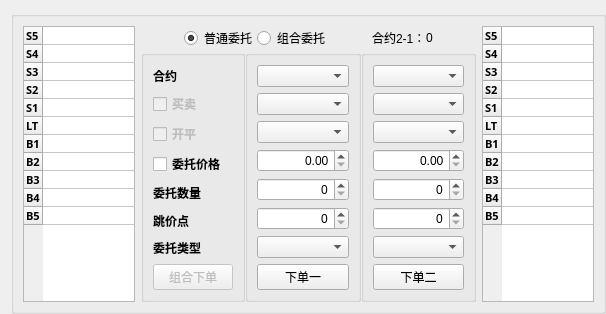
  <widget class="QDockWidget" name="orderDockWidget">
   <property name="sizePolicy">
    <sizepolicy hsizetype="Minimum" vsizetype="Preferred">
     <horstretch>0</horstretch>
     <verstretch>0</verstretch>
    </sizepolicy>
   </property>
   <property name="minimumSize">
    <size>
     <width>602</width>
     <height>300</height>
    </size>
   </property>
   <property name="maximumSize">
    <size>
     <width>524287</width>
     <height>524287</height>
    </size>
   </property>
   <property name="floating">
    <bool>false</bool>
   </property>
   <property name="features">
    <set>QDockWidget::DockWidgetFloatable|QDockWidget::DockWidgetMovable</set>
   </property>
   <property name="allowedAreas">
    <set>Qt::BottomDockWidgetArea|Qt::LeftDockWidgetArea|Qt::TopDockWidgetArea</set>
   </property>
   <property name="windowTitle">
    <string>手工委托</string>
   </property>
   <attribute name="dockWidgetArea">
    <number>1</number>
   </attribute>
   <widget class="QWidget" name="orderDockWidgetContents">
    <property name="sizePolicy">
     <sizepolicy hsizetype="Preferred" vsizetype="Preferred">
      <horstretch>0</horstretch>
      <verstretch>0</verstretch>
     </sizepolicy>
    </property>
    <property name="minimumSize">
     <size>
      <width>0</width>
      <height>200</height>
     </size>
    </property>
    <property name="maximumSize">
     <size>
      <width>16777215</width>
      <height>16777215</height>
     </size>
    </property>
    <layout class="QHBoxLayout" name="horizontalLayout_2">
     <property name="spacing">
      <number>0</number>
     </property>
     <property name="leftMargin">
      <number>11</number>
     </property>
     <property name="topMargin">
      <number>11</number>
     </property>
     <property name="rightMargin">
      <number>0</number>
     </property>
     <property name="bottomMargin">
      <number>0</number>
     </property>
     <item alignment="Qt::AlignLeft|Qt::AlignTop">
      <widget class="QGroupBox" name="orderGroupBox">
       <property name="enabled">
        <bool>true</bool>
       </property>
       <property name="sizePolicy">
        <sizepolicy hsizetype="Preferred" vsizetype="Fixed">
         <horstretch>0</horstretch>
         <verstretch>0</verstretch>
        </sizepolicy>
       </property>
       <property name="minimumSize">
        <size>
         <width>0</width>
         <height>300</height>
        </size>
       </property>
       <property name="maximumSize">
        <size>
         <width>16777215</width>
         <height>350</height>
        </size>
       </property>
       <property name="contextMenuPolicy">
        <enum>Qt::NoContextMenu</enum>
       </property>
       <property name="alignment">
        <set>Qt::AlignLeading|Qt::AlignLeft|Qt::AlignTop</set>
       </property>
       <property name="flat">
        <bool>false</bool>
       </property>
       <layout class="QHBoxLayout" name="horizontalLayout_6" stretch="1,3,1">
        <item>
         <layout class="QVBoxLayout" name="verticalLayout_10">
          <item>
           <widget class="QTableWidget" name="majorQuoteTableWidget">
            <property name="sizePolicy">
             <sizepolicy hsizetype="Preferred" vsizetype="Preferred">
              <horstretch>0</horstretch>
              <verstretch>0</verstretch>
             </sizepolicy>
            </property>
            <property name="contextMenuPolicy">
             <enum>Qt::DefaultContextMenu</enum>
            </property>
            <property name="layoutDirection">
             <enum>Qt::LeftToRight</enum>
            </property>
            <property name="verticalScrollBarPolicy">
             <enum>Qt::ScrollBarAsNeeded</enum>
            </property>
            <property name="horizontalScrollBarPolicy">
             <enum>Qt::ScrollBarAsNeeded</enum>
            </property>
            <property name="sizeAdjustPolicy">
             <enum>QAbstractScrollArea::AdjustToContentsOnFirstShow</enum>
            </property>
            <property name="editTriggers">
             <set>QAbstractItemView::NoEditTriggers</set>
            </property>
            <property name="tabKeyNavigation">
             <bool>false</bool>
            </property>
            <property name="dragDropOverwriteMode">
             <bool>false</bool>
            </property>
            <property name="selectionMode">
             <enum>QAbstractItemView::SingleSelection</enum>
            </property>
            <property name="selectionBehavior">
             <enum>QAbstractItemView::SelectRows</enum>
            </property>
            <property name="columnCount">
             <number>1</number>
            </property>
            <attribute name="horizontalHeaderVisible">
             <bool>false</bool>
            </attribute>
            <attribute name="verticalHeaderMinimumSectionSize">
             <number>15</number>
            </attribute>
            <attribute name="verticalHeaderDefaultSectionSize">
             <number>15</number>
            </attribute>
            <row>
             <property name="text">
              <string>S5</string>
             </property>
             <property name="font">
              <font>
               <family>微软雅黑</family>
               <pointsize>8</pointsize>
               <weight>75</weight>
               <bold>true</bold>
              </font>
             </property>
            </row>
            <row>
             <property name="text">
              <string>S4</string>
             </property>
             <property name="font">
              <font>
               <family>微软雅黑</family>
               <pointsize>8</pointsize>
               <weight>75</weight>
               <bold>true</bold>
              </font>
             </property>
            </row>
            <row>
             <property name="text">
              <string>S3</string>
             </property>
             <property name="font">
              <font>
               <family>微软雅黑</family>
               <pointsize>8</pointsize>
               <weight>75</weight>
               <bold>true</bold>
              </font>
             </property>
            </row>
            <row>
             <property name="text">
              <string>S2</string>
             </property>
             <property name="font">
              <font>
               <family>微软雅黑</family>
               <pointsize>8</pointsize>
               <weight>75</weight>
               <bold>true</bold>
              </font>
             </property>
            </row>
            <row>
             <property name="text">
              <string>S1</string>
             </property>
             <property name="font">
              <font>
               <family>微软雅黑</family>
               <pointsize>8</pointsize>
               <weight>75</weight>
               <bold>true</bold>
              </font>
             </property>
            </row>
            <row>
             <property name="text">
              <string>LT</string>
             </property>
             <property name="font">
              <font>
               <family>微软雅黑</family>
               <pointsize>8</pointsize>
               <weight>75</weight>
               <bold>true</bold>
              </font>
             </property>
            </row>
            <row>
             <property name="text">
              <string>B1</string>
             </property>
             <property name="font">
              <font>
               <family>微软雅黑</family>
               <pointsize>8</pointsize>
               <weight>75</weight>
               <bold>true</bold>
              </font>
             </property>
            </row>
            <row>
             <property name="text">
              <string>B2</string>
             </property>
             <property name="font">
              <font>
               <family>微软雅黑</family>
               <pointsize>8</pointsize>
               <weight>75</weight>
               <bold>true</bold>
              </font>
             </property>
            </row>
            <row>
             <property name="text">
              <string>B3</string>
             </property>
             <property name="font">
              <font>
               <family>微软雅黑</family>
               <pointsize>8</pointsize>
               <weight>75</weight>
               <bold>true</bold>
              </font>
             </property>
            </row>
            <row>
             <property name="text">
              <string>B4</string>
             </property>
             <property name="font">
              <font>
               <family>微软雅黑</family>
               <pointsize>8</pointsize>
               <weight>75</weight>
               <bold>true</bold>
              </font>
             </property>
            </row>
            <row>
             <property name="text">
              <string>B5</string>
             </property>
             <property name="font">
              <font>
               <family>微软雅黑</family>
               <pointsize>8</pointsize>
               <weight>75</weight>
               <bold>true</bold>
              </font>
             </property>
            </row>
            <column/>
           </widget>
          </item>
         </layout>
        </item>
        <item>
         <layout class="QVBoxLayout" name="verticalLayout_15" stretch="1,8">
          <property name="spacing">
           <number>0</number>
          </property>
          <property name="sizeConstraint">
           <enum>QLayout::SetDefaultConstraint</enum>
          </property>
          <item>
           <layout class="QHBoxLayout" name="horizontalLayout_7">
            <property name="spacing">
             <number>0</number>
            </property>
            <property name="sizeConstraint">
             <enum>QLayout::SetMinimumSize</enum>
            </property>
            <item>
             <spacer name="horizontalSpacer_6">
              <property name="orientation">
               <enum>Qt::Horizontal</enum>
              </property>
              <property name="sizeHint" stdset="0">
               <size>
                <width>40</width>
                <height>20</height>
               </size>
              </property>
             </spacer>
            </item>
            <item>
             <widget class="QRadioButton" name="normalRadioButton">
              <property name="sizePolicy">
               <sizepolicy hsizetype="Minimum" vsizetype="Fixed">
                <horstretch>0</horstretch>
                <verstretch>0</verstretch>
               </sizepolicy>
              </property>
              <property name="text">
               <string>普通委托</string>
              </property>
              <property name="iconSize">
               <size>
                <width>12</width>
                <height>10</height>
               </size>
              </property>
              <property name="checked">
               <bool>true</bool>
              </property>
             </widget>
            </item>
            <item>
             <widget class="QRadioButton" name="combineRadioButton">
              <property name="sizePolicy">
               <sizepolicy hsizetype="Minimum" vsizetype="Fixed">
                <horstretch>0</horstretch>
                <verstretch>0</verstretch>
               </sizepolicy>
              </property>
              <property name="text">
               <string>组合委托</string>
              </property>
              <property name="iconSize">
               <size>
                <width>12</width>
                <height>10</height>
               </size>
              </property>
             </widget>
            </item>
            <item>
             <spacer name="horizontalSpacer">
              <property name="orientation">
               <enum>Qt::Horizontal</enum>
              </property>
              <property name="sizeHint" stdset="0">
               <size>
                <width>40</width>
                <height>20</height>
               </size>
              </property>
             </spacer>
            </item>
            <item>
             <widget class="QLabel" name="spreadTxtLabel">
              <property name="text">
               <string>合约2-1：</string>
              </property>
             </widget>
            </item>
            <item>
             <widget class="QLabel" name="spreadLabel">
              <property name="text">
               <string>0</string>
              </property>
             </widget>
            </item>
            <item>
             <spacer name="horizontalSpacer_7">
              <property name="orientation">
               <enum>Qt::Horizontal</enum>
              </property>
              <property name="sizeHint" stdset="0">
               <size>
                <width>40</width>
                <height>20</height>
               </size>
              </property>
             </spacer>
            </item>
           </layout>
          </item>
          <item>
           <layout class="QHBoxLayout" name="horizontalLayout_13" stretch="0,1,1">
            <property name="spacing">
             <number>0</number>
            </property>
            <property name="sizeConstraint">
             <enum>QLayout::SetMinimumSize</enum>
            </property>
            <item>
             <widget class="QGroupBox" name="labelGroupBox">
              <property name="sizePolicy">
               <sizepolicy hsizetype="Preferred" vsizetype="Preferred">
                <horstretch>0</horstretch>
                <verstretch>0</verstretch>
               </sizepolicy>
              </property>
              <property name="layoutDirection">
               <enum>Qt::LeftToRight</enum>
              </property>
              <property name="title">
               <string/>
              </property>
              <property name="alignment">
               <set>Qt::AlignJustify|Qt::AlignVCenter</set>
              </property>
              <layout class="QVBoxLayout" name="verticalLayout_7">
               <item>
                <widget class="QLabel" name="label_6">
                 <property name="sizePolicy">
                  <sizepolicy hsizetype="Minimum" vsizetype="Preferred">
                   <horstretch>0</horstretch>
                   <verstretch>0</verstretch>
                  </sizepolicy>
                 </property>
                 <property name="font">
                  <font>
                   <weight>75</weight>
                   <bold>true</bold>
                  </font>
                 </property>
                 <property name="layoutDirection">
                  <enum>Qt::LeftToRight</enum>
                 </property>
                 <property name="text">
                  <string>合约</string>
                 </property>
                </widget>
               </item>
               <item>
                <widget class="QCheckBox" name="directionCheckBox">
                 <property name="enabled">
                  <bool>false</bool>
                 </property>
                 <property name="font">
                  <font>
                   <weight>75</weight>
                   <bold>true</bold>
                  </font>
                 </property>
                 <property name="text">
                  <string>买卖</string>
                 </property>
                 <property name="checkable">
                  <bool>false</bool>
                 </property>
                </widget>
               </item>
               <item>
                <widget class="QCheckBox" name="operationCheckBox">
                 <property name="enabled">
                  <bool>false</bool>
                 </property>
                 <property name="font">
                  <font>
                   <weight>75</weight>
                   <bold>true</bold>
                  </font>
                 </property>
                 <property name="text">
                  <string>开平</string>
                 </property>
                 <property name="checkable">
                  <bool>false</bool>
                 </property>
                 <property name="tristate">
                  <bool>false</bool>
                 </property>
                </widget>
               </item>
               <item>
                <widget class="QCheckBox" name="priceCheckBox">
                 <property name="font">
                  <font>
                   <weight>75</weight>
                   <bold>true</bold>
                  </font>
                 </property>
                 <property name="text">
                  <string>委托价格</string>
                 </property>
                </widget>
               </item>
               <item>
                <widget class="QLabel" name="label">
                 <property name="sizePolicy">
                  <sizepolicy hsizetype="Minimum" vsizetype="Preferred">
                   <horstretch>0</horstretch>
                   <verstretch>0</verstretch>
                  </sizepolicy>
                 </property>
                 <property name="font">
                  <font>
                   <weight>75</weight>
                   <bold>true</bold>
                  </font>
                 </property>
                 <property name="text">
                  <string>委托数量</string>
                 </property>
                </widget>
               </item>
               <item>
                <widget class="QLabel" name="label_8">
                 <property name="sizePolicy">
                  <sizepolicy hsizetype="Minimum" vsizetype="Preferred">
                   <horstretch>0</horstretch>
                   <verstretch>0</verstretch>
                  </sizepolicy>
                 </property>
                 <property name="font">
                  <font>
                   <weight>75</weight>
                   <bold>true</bold>
                  </font>
                 </property>
                 <property name="text">
                  <string>跳价点</string>
                 </property>
                </widget>
               </item>
               <item>
                <widget class="QLabel" name="label_4">
                 <property name="sizePolicy">
                  <sizepolicy hsizetype="Minimum" vsizetype="Preferred">
                   <horstretch>0</horstretch>
                   <verstretch>0</verstretch>
                  </sizepolicy>
                 </property>
                 <property name="font">
                  <font>
                   <weight>75</weight>
                   <bold>true</bold>
                  </font>
                 </property>
                 <property name="lineWidth">
                  <number>0</number>
                 </property>
                 <property name="text">
                  <string>委托类型</string>
                 </property>
                </widget>
               </item>
               <item>
                <widget class="QPushButton" name="combineOrderPushButton">
                 <property name="enabled">
                  <bool>false</bool>
                 </property>
                 <property name="text">
                  <string>组合下单</string>
                 </property>
                </widget>
               </item>
              </layout>
             </widget>
            </item>
            <item>
             <widget class="QGroupBox" name="majorOrderGroupBox">
              <property name="sizePolicy">
               <sizepolicy hsizetype="Preferred" vsizetype="Fixed">
                <horstretch>0</horstretch>
                <verstretch>0</verstretch>
               </sizepolicy>
              </property>
              <property name="title">
               <string/>
              </property>
              <layout class="QVBoxLayout" name="verticalLayout_5">
               <item>
                <widget class="QComboBox" name="majorInstComboBox">
                 <property name="sizePolicy">
                  <sizepolicy hsizetype="Minimum" vsizetype="Fixed">
                   <horstretch>0</horstretch>
                   <verstretch>0</verstretch>
                  </sizepolicy>
                 </property>
                 <property name="font">
                  <font>
                   <pointsize>9</pointsize>
                  </font>
                 </property>
                </widget>
               </item>
               <item>
                <widget class="QComboBox" name="majorDirComboBox">
                 <property name="sizePolicy">
                  <sizepolicy hsizetype="Minimum" vsizetype="Fixed">
                   <horstretch>0</horstretch>
                   <verstretch>0</verstretch>
                  </sizepolicy>
                 </property>
                </widget>
               </item>
               <item>
                <widget class="QComboBox" name="majorOptComboBox">
                 <property name="sizePolicy">
                  <sizepolicy hsizetype="Minimum" vsizetype="Fixed">
                   <horstretch>0</horstretch>
                   <verstretch>0</verstretch>
                  </sizepolicy>
                 </property>
                </widget>
               </item>
               <item>
                <widget class="QDoubleSpinBox" name="majorPriceSpinBox">
                 <property name="alignment">
                  <set>Qt::AlignRight|Qt::AlignTrailing|Qt::AlignVCenter</set>
                 </property>
                 <property name="maximum">
                  <double>99999.990000000005239</double>
                 </property>
                </widget>
               </item>
               <item>
                <widget class="QSpinBox" name="majorQtySpinBox">
                 <property name="alignment">
                  <set>Qt::AlignRight|Qt::AlignTrailing|Qt::AlignVCenter</set>
                 </property>
                 <property name="maximum">
                  <number>1000</number>
                 </property>
                </widget>
               </item>
               <item>
                <widget class="QSpinBox" name="majorTickSpinBox">
                 <property name="alignment">
                  <set>Qt::AlignRight|Qt::AlignTrailing|Qt::AlignVCenter</set>
                 </property>
                 <property name="maximum">
                  <number>10</number>
                 </property>
                </widget>
               </item>
               <item>
                <widget class="QComboBox" name="majorPriceTypeComboBox">
                 <property name="sizePolicy">
                  <sizepolicy hsizetype="Minimum" vsizetype="Fixed">
                   <horstretch>0</horstretch>
                   <verstretch>0</verstretch>
                  </sizepolicy>
                 </property>
                </widget>
               </item>
               <item>
                <widget class="QPushButton" name="majorOrderPushButton">
                 <property name="text">
                  <string>下单一</string>
                 </property>
                </widget>
               </item>
              </layout>
             </widget>
            </item>
            <item>
             <widget class="QGroupBox" name="minorOrderGroupBox">
              <property name="enabled">
               <bool>true</bool>
              </property>
              <property name="sizePolicy">
               <sizepolicy hsizetype="Preferred" vsizetype="Fixed">
                <horstretch>0</horstretch>
                <verstretch>0</verstretch>
               </sizepolicy>
              </property>
              <property name="title">
               <string/>
              </property>
              <layout class="QVBoxLayout" name="verticalLayout_6">
               <item>
                <widget class="QComboBox" name="minorInstComboBox">
                 <property name="enabled">
                  <bool>true</bool>
                 </property>
                 <property name="sizePolicy">
                  <sizepolicy hsizetype="Minimum" vsizetype="Fixed">
                   <horstretch>0</horstretch>
                   <verstretch>0</verstretch>
                  </sizepolicy>
                 </property>
                 <property name="font">
                  <font>
                   <pointsize>9</pointsize>
                  </font>
                 </property>
                </widget>
               </item>
               <item>
                <widget class="QComboBox" name="minorDirComboBox">
                 <property name="enabled">
                  <bool>true</bool>
                 </property>
                 <property name="sizePolicy">
                  <sizepolicy hsizetype="Minimum" vsizetype="Fixed">
                   <horstretch>0</horstretch>
                   <verstretch>0</verstretch>
                  </sizepolicy>
                 </property>
                </widget>
               </item>
               <item>
                <widget class="QComboBox" name="minorOptComboBox">
                 <property name="enabled">
                  <bool>true</bool>
                 </property>
                 <property name="sizePolicy">
                  <sizepolicy hsizetype="Minimum" vsizetype="Fixed">
                   <horstretch>0</horstretch>
                   <verstretch>0</verstretch>
                  </sizepolicy>
                 </property>
                </widget>
               </item>
               <item>
                <widget class="QDoubleSpinBox" name="minorPriceSpinBox">
                 <property name="enabled">
                  <bool>true</bool>
                 </property>
                 <property name="alignment">
                  <set>Qt::AlignRight|Qt::AlignTrailing|Qt::AlignVCenter</set>
                 </property>
                 <property name="decimals">
                  <number>2</number>
                 </property>
                 <property name="maximum">
                  <double>99999.990000000005239</double>
                 </property>
                </widget>
               </item>
               <item>
                <widget class="QSpinBox" name="minorQtySpinBox">
                 <property name="enabled">
                  <bool>true</bool>
                 </property>
                 <property name="alignment">
                  <set>Qt::AlignRight|Qt::AlignTrailing|Qt::AlignVCenter</set>
                 </property>
                 <property name="maximum">
                  <number>1000</number>
                 </property>
                </widget>
               </item>
               <item>
                <widget class="QSpinBox" name="minorTickSpinBox">
                 <property name="enabled">
                  <bool>true</bool>
                 </property>
                 <property name="alignment">
                  <set>Qt::AlignRight|Qt::AlignTrailing|Qt::AlignVCenter</set>
                 </property>
                 <property name="maximum">
                  <number>10</number>
                 </property>
                </widget>
               </item>
               <item>
                <widget class="QComboBox" name="minorPriceTypeComboBox">
                 <property name="enabled">
                  <bool>true</bool>
                 </property>
                 <property name="sizePolicy">
                  <sizepolicy hsizetype="Minimum" vsizetype="Fixed">
                   <horstretch>0</horstretch>
                   <verstretch>0</verstretch>
                  </sizepolicy>
                 </property>
                </widget>
               </item>
               <item>
                <widget class="QPushButton" name="minorOrderPushButton">
                 <property name="enabled">
                  <bool>true</bool>
                 </property>
                 <property name="text">
                  <string>下单二</string>
                 </property>
                </widget>
               </item>
              </layout>
             </widget>
            </item>
           </layout>
          </item>
         </layout>
        </item>
        <item>
         <layout class="QVBoxLayout" name="verticalLayout_12">
          <item>
           <widget class="QTableWidget" name="minorQuoteTableWidget">
            <property name="enabled">
             <bool>true</bool>
            </property>
            <property name="sizePolicy">
             <sizepolicy hsizetype="Preferred" vsizetype="Preferred">
              <horstretch>0</horstretch>
              <verstretch>0</verstretch>
             </sizepolicy>
            </property>
            <property name="contextMenuPolicy">
             <enum>Qt::DefaultContextMenu</enum>
            </property>
            <property name="layoutDirection">
             <enum>Qt::LeftToRight</enum>
            </property>
            <property name="sizeAdjustPolicy">
             <enum>QAbstractScrollArea::AdjustToContentsOnFirstShow</enum>
            </property>
            <property name="editTriggers">
             <set>QAbstractItemView::NoEditTriggers</set>
            </property>
            <property name="tabKeyNavigation">
             <bool>false</bool>
            </property>
            <property name="dragDropOverwriteMode">
             <bool>false</bool>
            </property>
            <property name="selectionMode">
             <enum>QAbstractItemView::SingleSelection</enum>
            </property>
            <property name="columnCount">
             <number>1</number>
            </property>
            <attribute name="horizontalHeaderVisible">
             <bool>false</bool>
            </attribute>
            <attribute name="verticalHeaderMinimumSectionSize">
             <number>15</number>
            </attribute>
            <attribute name="verticalHeaderDefaultSectionSize">
             <number>15</number>
            </attribute>
            <row>
             <property name="text">
              <string>S5</string>
             </property>
             <property name="font">
              <font>
               <family>微软雅黑</family>
               <pointsize>8</pointsize>
               <weight>75</weight>
               <bold>true</bold>
              </font>
             </property>
            </row>
            <row>
             <property name="text">
              <string>S4</string>
             </property>
             <property name="font">
              <font>
               <family>微软雅黑</family>
               <pointsize>8</pointsize>
               <weight>75</weight>
               <bold>true</bold>
              </font>
             </property>
            </row>
            <row>
             <property name="text">
              <string>S3</string>
             </property>
             <property name="font">
              <font>
               <family>微软雅黑</family>
               <pointsize>8</pointsize>
               <weight>75</weight>
               <bold>true</bold>
              </font>
             </property>
            </row>
            <row>
             <property name="text">
              <string>S2</string>
             </property>
             <property name="font">
              <font>
               <family>微软雅黑</family>
               <pointsize>8</pointsize>
               <weight>75</weight>
               <bold>true</bold>
              </font>
             </property>
            </row>
            <row>
             <property name="text">
              <string>S1</string>
             </property>
             <property name="font">
              <font>
               <family>微软雅黑</family>
               <pointsize>8</pointsize>
               <weight>75</weight>
               <bold>true</bold>
              </font>
             </property>
            </row>
            <row>
             <property name="text">
              <string>LT</string>
             </property>
             <property name="font">
              <font>
               <family>微软雅黑</family>
               <pointsize>8</pointsize>
               <weight>75</weight>
               <bold>true</bold>
              </font>
             </property>
            </row>
            <row>
             <property name="text">
              <string>B1</string>
             </property>
             <property name="font">
              <font>
               <family>微软雅黑</family>
               <pointsize>8</pointsize>
               <weight>75</weight>
               <bold>true</bold>
              </font>
             </property>
            </row>
            <row>
             <property name="text">
              <string>B2</string>
             </property>
             <property name="font">
              <font>
               <family>微软雅黑</family>
               <pointsize>8</pointsize>
               <weight>75</weight>
               <bold>true</bold>
              </font>
             </property>
            </row>
            <row>
             <property name="text">
              <string>B3</string>
             </property>
             <property name="font">
              <font>
               <family>微软雅黑</family>
               <pointsize>8</pointsize>
               <weight>75</weight>
               <bold>true</bold>
              </font>
             </property>
            </row>
            <row>
             <property name="text">
              <string>B4</string>
             </property>
             <property name="font">
              <font>
               <family>微软雅黑</family>
               <pointsize>8</pointsize>
               <weight>75</weight>
               <bold>true</bold>
              </font>
             </property>
            </row>
            <row>
             <property name="text">
              <string>B5</string>
             </property>
             <property name="font">
              <font>
               <family>微软雅黑</family>
               <pointsize>8</pointsize>
               <weight>75</weight>
               <bold>true</bold>
              </font>
             </property>
            </row>
            <column/>
           </widget>
          </item>
         </layout>
        </item>
       </layout>
      </widget>
     </item>
    </layout>
   </widget>
  </widget>
